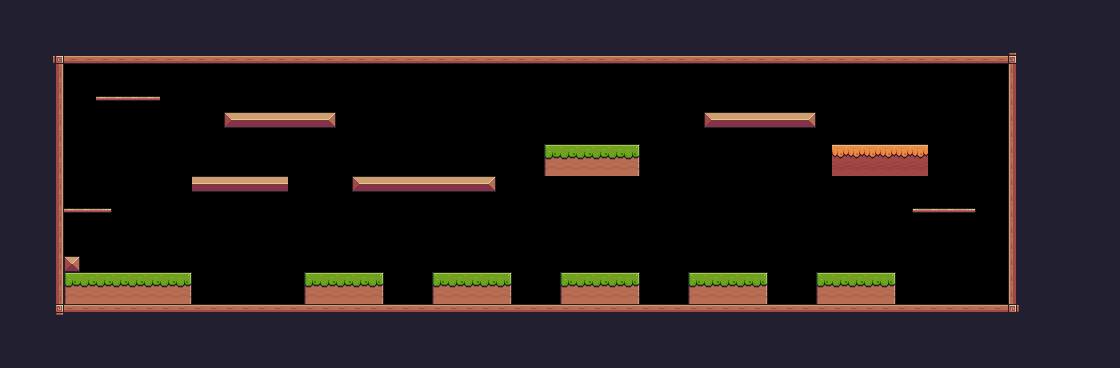

This game map was drawn from its Tiled (.tmx) file and the tilesets committed beside it. A one-line description and the trimmed map source follow:
An orthogonal 70x23 tile map with 16x16 px tiles, 1 tile layer (Background) and 44 objects (13x Platform, 7x Fruit, 6x Fire, 3x Saw, 3x FallingPlatform, ...).

<map version="1.10" tiledversion="1.12.1" orientation="orthogonal" renderorder="right-down" width="70" height="23" tilewidth="16" tileheight="16" infinite="0" nextlayerid="4" nextobjectid="31">
 <tileset firstgid="1" source="Pixel Adventure.tsx" />
 <layer id="1" name="Background" width="70" height="23">
  <properties>
   <property name="BackgroundColor" value="Brown" />
  </properties>
  <data>[1610 cells, 933 non-empty, 31 distinct tile ids]</data>
 </layer>
 <objectgroup id="2" name="Spawnpoints">
  <object id="1" name="Player" type="Player" x="81.5" y="240" width="32" height="32" />
  <object id="2" name="Apple" type="Fruit" x="141.5" y="222.5" width="32" height="32" />
  <object id="3" name="Kiwi" type="Fruit" x="112" y="64" width="32" height="32" />
  <object id="4" name="Strawberry" type="Fruit" x="279" y="80.5" width="32" height="32" />
  <object id="5" name="Pineapple" type="Fruit" x="582.5" y="111" width="32" height="32" />
  <object id="6" name="Melon" type="Fruit" x="745.5" y="77.5" width="32" height="32" />
  <object id="7" name="Orange" type="Fruit" x="398" y="143.5" width="32" height="32" />
  <object id="8" name="Cherries" type="Fruit" x="800" y="208" width="32" height="32" />
  <object id="9" name="Chicken" type="Chicken" x="460.5" y="239.5" width="32" height="32">
   <properties>
    <property name="offNeg" type="float" value="3" />
    <property name="offPos" type="float" value="3" />
   </properties>
  </object>
  <object id="10" name="Bunny" type="Bunny" x="317" y="225" width="34" height="44">
   <properties>
    <property name="offNeg" type="float" value="3" />
    <property name="offPos" type="float" value="3" />
   </properties>
  </object>
  <object id="11" type="BlueBird" x="354.5" y="191.5" width="32" height="32">
   <properties>
    <property name="offNeg" type="float" value="5" />
    <property name="offPos" type="float" value="6" />
   </properties>
  </object>
  <object id="12" name="Mushroom" type="Mushroom" x="562.5" y="239" width="32" height="32">
   <properties>
    <property name="offNeg" type="float" value="3" />
    <property name="offPos" type="float" value="3" />
   </properties>
  </object>
  <object id="13" type="Saw" x="457.5" y="143" width="32" height="32">
   <properties>
    <property name="isVertical" type="bool" value="false" />
    <property name="offNeg" type="float" value="2" />
    <property name="offPos" type="float" value="2" />
   </properties>
  </object>
  <object id="14" type="Saw" x="429" y="241" width="32" height="32">
   <properties>
    <property name="isVertical" type="bool" value="true" />
    <property name="offNeg" type="float" value="3" />
    <property name="offPos" type="float" value="3" />
   </properties>
  </object>
  <object id="15" type="Saw" x="705" y="239" width="32" height="32">
   <properties>
    <property name="isVertical" type="bool" value="false" />
    <property name="offNeg" type="float" value="2" />
    <property name="offPos" type="float" value="2" />
   </properties>
  </object>
  <object id="16" type="Fire" x="288" y="272" width="16" height="32" />
  <object id="17" type="Fire" x="800" y="272.5" width="16" height="32" />
  <object id="18" type="FallingPlatform" x="192" y="208" width="32" height="10" />
  <object id="19" type="FallingPlatform" x="672" y="223.5" width="32" height="10" />
  <object id="20" type="FallingPlatform" x="735" y="216.5" width="32" height="10" />
  <object id="21" type="Checkpoint" x="943" y="193" width="64" height="64" />
  <object id="23" type="Fire" x="256.5" y="272" width="16" height="32" />
  <object id="24" type="Fire" x="225" y="271.5" width="16" height="32" />
  <object id="25" type="Fire" x="192.5" y="272" width="16" height="32" />
  <object id="26" type="Fire" x="768" y="273" width="16" height="32" />
 </objectgroup>
 <objectgroup id="3" name="Collisions">
  <object id="30" x="48" y="48" width="16" height="272" />
  <object id="31" x="64" y="48" width="960" height="16" />
  <object id="32" x="1008" y="64" width="16" height="256" />
  <object id="33" x="64" y="304" width="944" height="16" />
  <object id="34" x="65.5" y="272.5" width="126" height="32" />
  <object id="35" x="818" y="272.5" width="77" height="32" />
  <object id="36" type="Platform" x="96" y="96" width="64" height="16" />
  <object id="40" type="Platform" x="224" y="112" width="110.5" height="16" />
  <object id="41" type="Platform" x="706" y="112" width="110" height="16" />
  <object id="42" type="Platform" x="193.5" y="176.5" width="96" height="16" />
  <object id="43" type="Platform" x="544" y="144.5" width="96" height="31.5" />
  <object id="44" type="Platform" x="353" y="176" width="143" height="16" />
  <object id="46" type="Platform" x="306" y="273.5" width="80" height="16" />
  <object id="47" type="Platform" x="561.5" y="273" width="80" height="16" />
  <object id="48" type="Platform" x="864" y="240" width="96" height="16" />
  <object id="27" type="Platform" x="689.5" y="273" width="80" height="16" />
  <object id="28" type="Platform" x="433.5" y="273" width="80" height="16" />
  <object id="29" type="Platform" x="64.5" y="208" width="46.5" height="16" />
  <object id="30" type="Platform" x="833.5" y="144" width="94.5" height="29" />
 </objectgroup>
</map>
